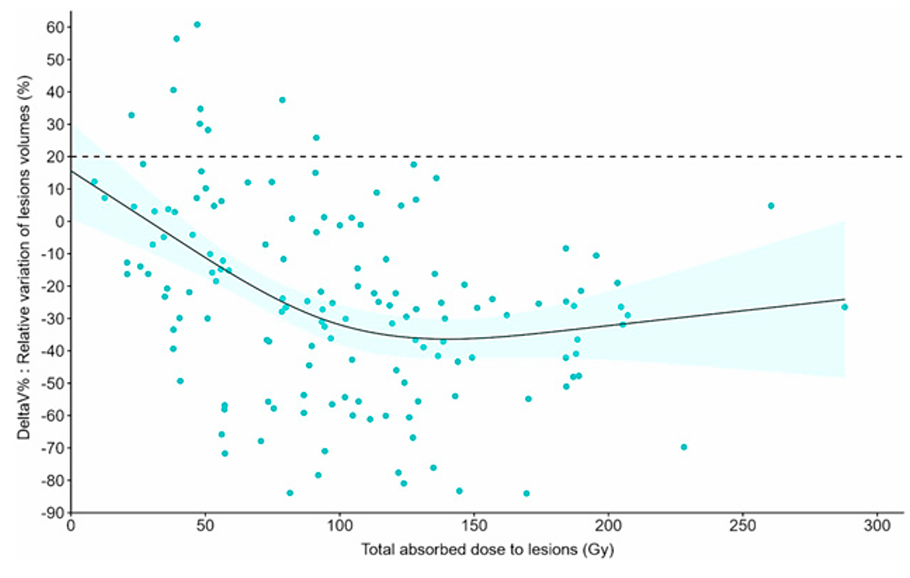
#> input picture figures/pub1_hebert24/dose_dtv_hebert_2024.png, 910 x 578 px, found by its file name
$ python dev_extract_points.py
#> lines starting #> are read from the running program, lines starting #| are printed output that depends on the picture; after the words box and inside, x2 and y2 are one past the last pixel; in counts of white or black regions, pixels touching at a corner belong together
### dev_utils_mc.py
import os
import numpy as np
from pyparsing import opAssoc
from scipy.stats import mannwhitneyu
from sklearn.linear_model import LinearRegression, LogisticRegression
from matplotlib import pyplot as plt
import sys
import pandas as pd
from sympy.stats import Logistic

# [31 lines left out: function get_logistic_prediction_scores, not called in this run]


class LogitRegression(LinearRegression):
    # super().fit_intercept = True
    # [4 lines left out: function fit, not called in this run]

    def predict(self, x):
        y = super().predict(x)
        return 1 / (np.exp(-y) + 1)


# [532 lines left out: functions estimate_lognorm_params, search_lognorm_params_to_logistic_fit_old, search_lognorm_params_to_logistic_fit, analytic_sample_size_estimate, monte_carlo_sample_size_calculate, roc_analysis and 5 more, not called in this run]


def load_dose_volume_points(img_path="", plot=False):
#> called with plot = True
    import cv2

    if not img_path:
        img_path = "../../PRRT_sample_size/figures/pub1_hebert24/dose_dtv_hebert_2024.png"
        print(os.path.exists(img_path))
        sys.exit()


    # Pixel -> dose, volume-change convertion functions
    px_to_xval = np.array([[0, 70], [50, 205], [100, 340], [150, 474], [200, 609]])         # total tumor absorbed dose, x-pixel value
    px_to_yval = np.array([[0, 221], [10, 189], [20, 156], [40, 92], [60, 27]])                 # delta tumor volume, y-pixel value

    # Needs this for some reason
    px_to_xval = np.array([[y, x] for (x, y) in px_to_xval])
    px_to_yval = np.array([[y, x] for (x, y) in px_to_yval])


    lr_x = LinearRegression(fit_intercept=True)
    lr_x.fit(*[x.reshape(-1, 1) for x in px_to_xval.T])
    # print(lr_x.coef_, lr_x.score(*[x.reshape(-1, 1) for x in px_to_xval.T]))

    lr_y = LinearRegression(fit_intercept=True)
    lr_y.fit(*[y.reshape(-1, 1) for y in px_to_yval.T])
    # print(lr_y.coef_, lr_y.score(*[y.reshape(-1, 1) for y in px_to_yval.T]))

    # Load and process image from publication
    img = cv2.imread(img_path)
#> img is the input picture: shape (578, 910, 3); mean B, G, R 249.8, 249.8, 246.1
    image_rgb = cv2.cvtColor(img, cv2.COLOR_BGR2RGB)
    gray_image = image_rgb[:, :, 0] # single channel (w best contrast)
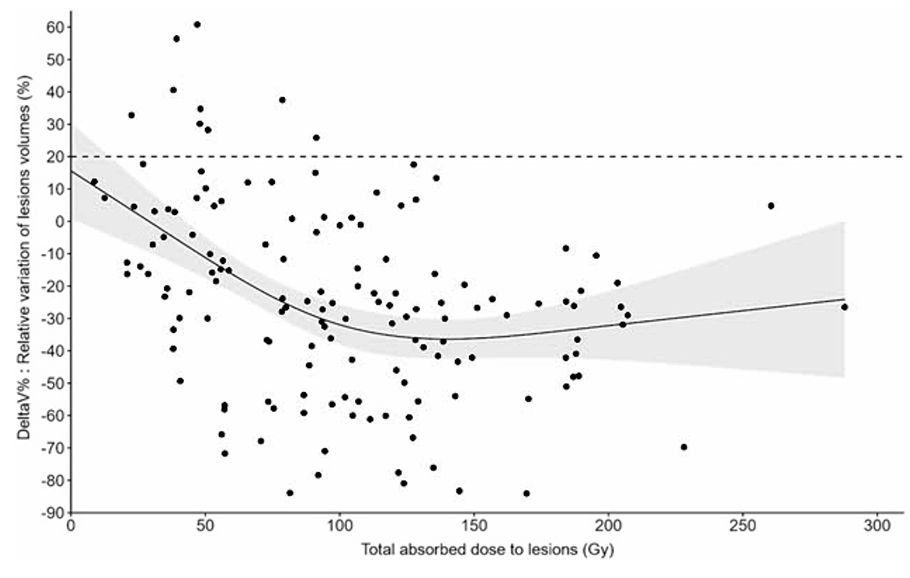
#> gray_image: shape (578, 910); min 0, max 255, mean 246.1
    mask = cv2.inRange(gray_image, 0, 1)
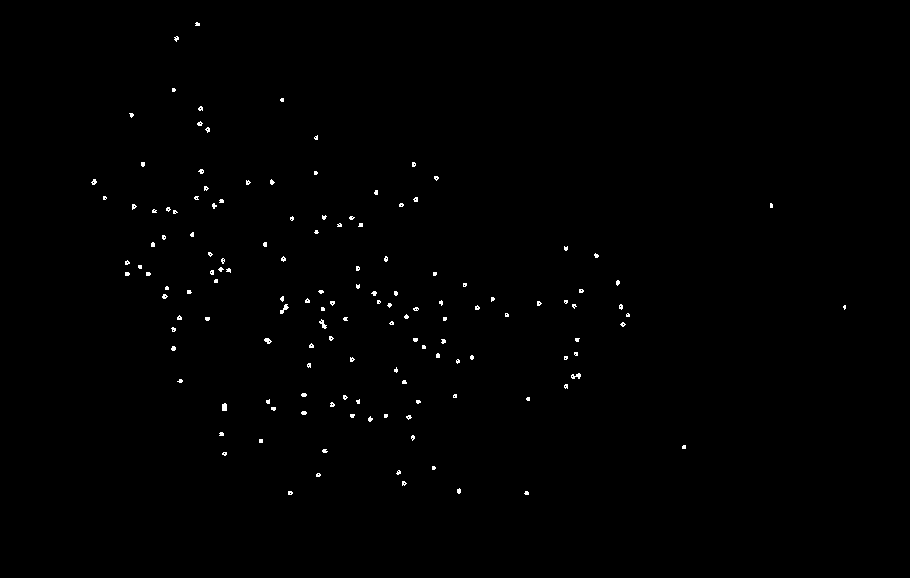
#> mask: shape (578, 910); 0.46% white in thin lines or dots, all inside (x1, y1, x2, y2) = (91, 22, 846, 495)
    contours, _ = cv2.findContours(mask, cv2.RETR_EXTERNAL, cv2.CHAIN_APPROX_SIMPLE)
#> contours = 141 contours, 136 with area under 20; largest, box (x1, y1, x2, y2) and area: (222, 403, 227, 411) 26, (280, 304, 289, 314) 25, (319, 319, 327, 329) 24, (571, 373, 581, 379) 24, (264, 338, 272, 344) 22

    # Extract the x, y coordinates of each detected point
    points = []
    for contour in contours:
        # Get the center of the contour
        M = cv2.moments(contour)
        if M["m00"] != 0:
            cx = int(M["m10"] / M["m00"])
            cy = int(M["m01"] / M["m00"])
            points.append((cx, cy))
#> this loop made 141 passes
#> (contour, cx, cy) on pass 11: ([[259, 439], [259, 442], [262, 442], [262, 439]], 260, 440)
#> (cx, cy) on passes 1 to 6: (526, 492), (289, 492), (458, 490), (403, 482), (317, 474), (398, 472)
#> after the loop, points = 141 pairs, first value 93 to 844, second value 23 to 492

    points = np.array(points)
    print("LOADED", points.shape, "points")
#| LOADED (141, 2) points

    points_x = lr_x.predict(points.T[0].reshape(-1, 1))
#> points_x = 141 values, max 287.2 at index 61, min 8.46 at index 126, mean 101.1
    points_y = lr_y.predict(points.T[1].reshape(-1, 1))
#> points_y = 141 values, max 61.26 at index 140, min -83.81 at index 0, mean -23.53

    print(f"\tdose-vals: \trange = {np.min(points_x):.1f} - {np.max(points_x):.1f} (mean = {np.mean(points_x):.1f})")
#| 	dose-vals: 	range = 8.5 - 287.2 (mean = 101.1)
    print(f"\tvolume-change: range = {np.min(points_y):.1f} - {np.max(points_y):.1f} (mean = {np.mean(points_y):.1f})")
#| 	volume-change: range = -83.8 - 61.3 (mean = -23.5)

    if plot:
        fig, ax = plt.subplots(nrows=2, sharex=True)
        ax[0].plot(points_x, points_y, "o", ms=2)
        ax[0].hlines([20], 0, 300, ls=":")
        ax[0].set_xlim(0, 300)
        ax[0].set_title(f"{len(points_x)} points found")
        ax[1].hist(points_x, bins=21)
        ax[1].set_xlabel("tTAD (Gy)")
        ax[0].set_ylabel("dTV")
        plt.show()
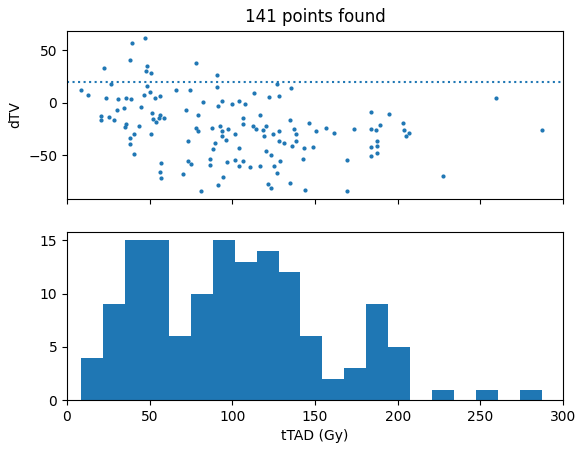
#> figure drawn by matplotlib, 2 panels

    return points_x, points_y


# [5 lines that do not run on import are left out]

### dev_extract_points.py
import cv2
import numpy as np
import sys
from matplotlib import pyplot as plt
from sklearn.linear_model import LinearRegression, LogisticRegression
from sklearn.metrics import r2_score
from dev_utils_mc import load_dose_volume_points


if __name__ == "__main__":
    # img_path = "tcp_g2_warfvinge_2024.png"
    # img_path = "tcp_hebert_2024.png"
    img_path = "../../PRRT_sample_size/figures/pub1_hebert24/dose_dtv_hebert_2024.png"

    # x, y = load_dose_volume_points(plot=True)
    x, y = load_dose_volume_points(img_path, plot=True)
#> x has the same summary as points_x in load_dose_volume_points; y has the same summary as points_y in load_dose_volume_points


    sys.exit()
#> (the program exits here)

$ run again, with figures/pub2_warfvinge24/tcp_g2_warfvinge_2024.png copied over figures/pub1_hebert24/dose_dtv_hebert_2024.png
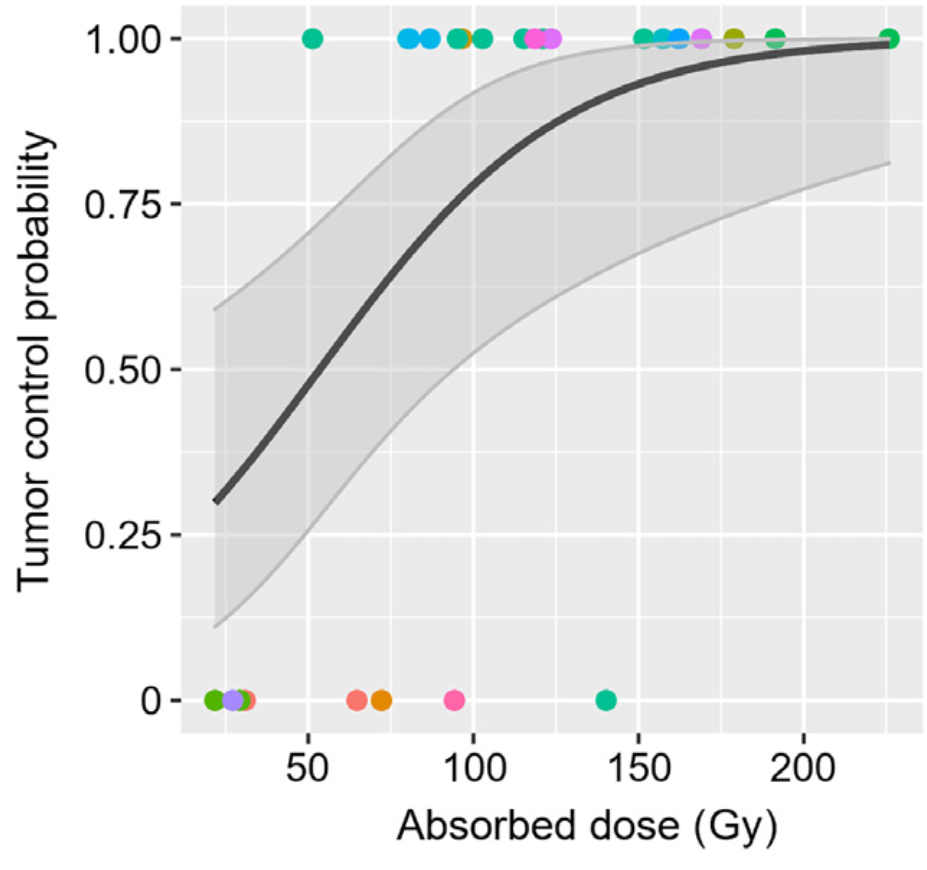
#> input picture figures/pub2_warfvinge24/tcp_g2_warfvinge_2024.png, 927 x 870 px, found by its file name
#> in load_dose_volume_points, img is the input picture: shape (870, 927, 3); mean B, G, R 232.6, 232.7, 232.2
#> in load_dose_volume_points, `mask = cv2.inRange(gray_image, 0, 1)`:
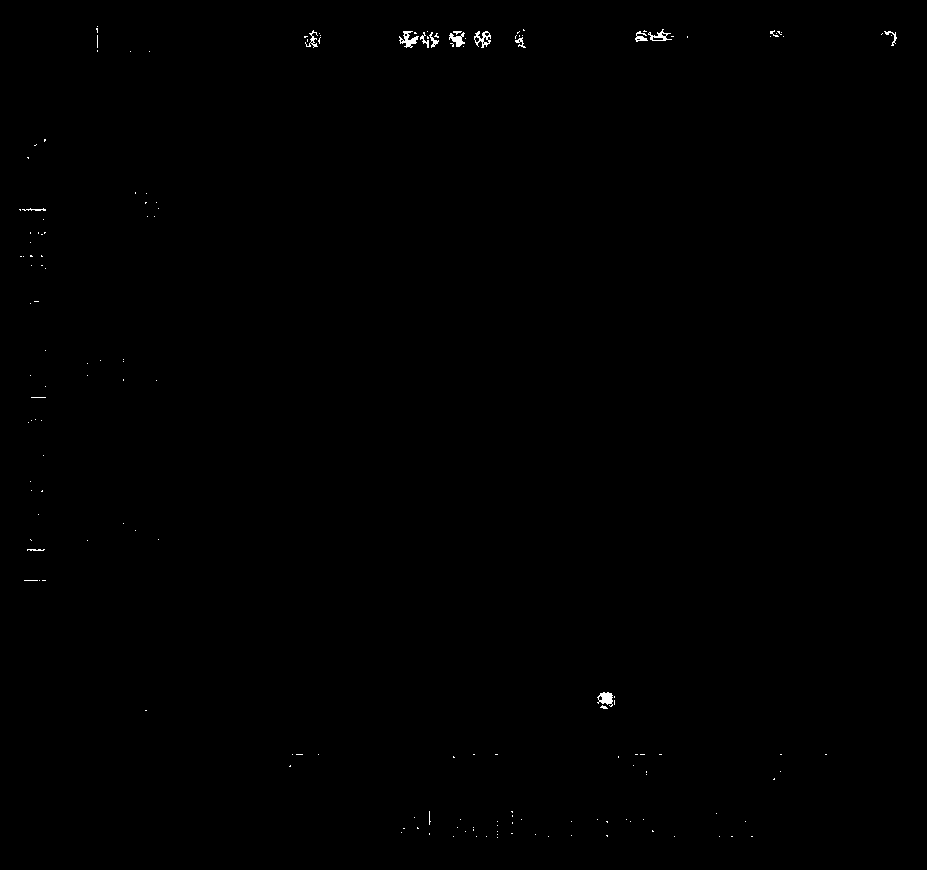
#> mask: shape (870, 927); 0.19% white in thin lines or dots, all inside (x1, y1, x2, y2) = (19, 26, 897, 838)
#> contours = 165 contours, 154 with area under 20; largest, box (x1, y1, x2, y2) and area: (474, 31, 491, 48) 133, (597, 692, 613, 707) 128, (399, 31, 419, 48) 118, (648, 29, 672, 41) 102, (449, 32, 465, 47) 91
#> the loop in load_dose_volume_points, `for contour in contours:` made 165 passes
#> (contour, cx, cy) on passes 10, 19, 24, 29, 40, 42, 47, 49: ([[606, 835], [607, 836], [607, 835]], 606, 835), ([[652, 830], [652, 831], [653, 831]], 652, 830), ([[417, 827], [417, 828], [418, 828]], 417, 827), ([[606, 821], [607, 822], [607, 821]], 606, 821), ([[511, 811], [512, 812], [512, 811]], 511, 811), ([[774, 778], [773, 779], [774, 779]], 773, 778), ([[290, 765], [289, 766], [290, 766]], 289, 765), ([[453, 756], [453, 757], [454, 757]], 453, 756)
#> after the loop in load_dose_volume_points, `for contour in contours:`: points = 44 pairs, first value 19 to 891, second value 28 to 835
#| LOADED (44, 2) points
#> points_x = 44 values, max 304.7 at index 31, min -19 at index 16, mean 123.8
#> points_y = 44 values, max 59.72 at index 43, min -189.9 at index 0, mean -17.17
#| 	dose-vals: 	range = -19.0 - 304.7 (mean = 123.8)
#| 	volume-change: range = -189.9 - 59.7 (mean = -17.2)
#> in load_dose_volume_points, `plt.show()`:
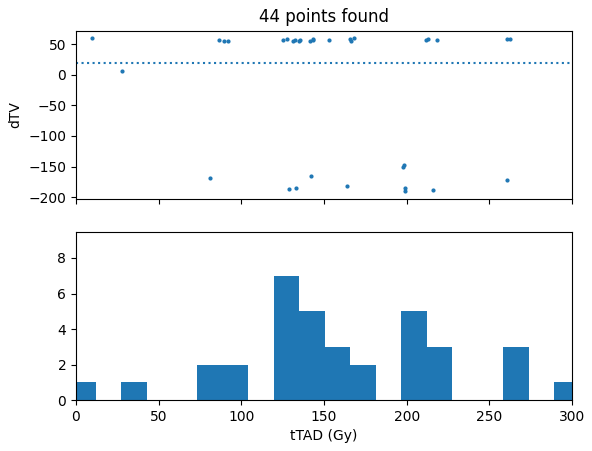
#> figure drawn by matplotlib, 2 panels; panel 2: tallest bar 9 high, from x = -19 to -3.59
#> x has the same summary as points_x in load_dose_volume_points; y has the same summary as points_y in load_dose_volume_points

$ run again, with figures/pub1_hebert24/hebert_logfit_true.png copied over figures/pub1_hebert24/dose_dtv_hebert_2024.png
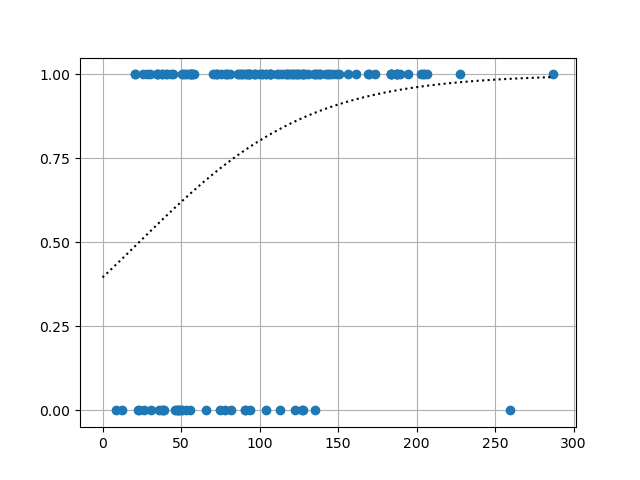
#> input picture figures/pub1_hebert24/hebert_logfit_true.png, 640 x 480 px, found by its file name
#> in load_dose_volume_points, img is the input picture: shape (480, 640, 3); mean B, G, R 249.9, 249.1, 247.9
#> in load_dose_volume_points, `mask = cv2.inRange(gray_image, 0, 1)`:
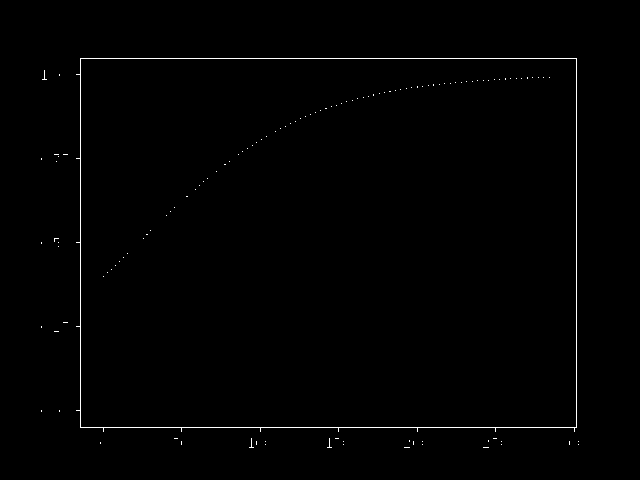
#> mask: shape (480, 640); 0.65% white in thin lines or dots, all inside (x1, y1, x2, y2) = (41, 58, 579, 448)
#> contours = 41 contours, 40 with area under 20; largest, box (x1, y1, x2, y2) and area: (76, 58, 577, 432) 183036
#> the loop in load_dose_volume_points, `for contour in contours:` made 41 passes
#> (cx, cy) on passes 22, 23, 33, 40, 41: (329, 446), (251, 446), (54, 238), (44, 78), (327, 242)
#> after the loop in load_dose_volume_points, `for contour in contours:`: points = [(329, 446), (251, 446), (54, 238), (44, 78), (327, 242)]
#> in load_dose_volume_points, `points = np.array(points)`: points = [[329, 446], [251, 446], [54, 238], [44, 78], [327, 242]]
#| LOADED (5, 2) points
#> points_x = [96.07, 67.11, -6.01, -9.73, 95.32]
#> points_y = [-69.58, -69.58, -5.24, 44.25, -6.48]
#| 	dose-vals: 	range = -9.7 - 96.1 (mean = 48.6)
#| 	volume-change: range = -69.6 - 44.3 (mean = -21.3)
#> in load_dose_volume_points, `plt.show()`:
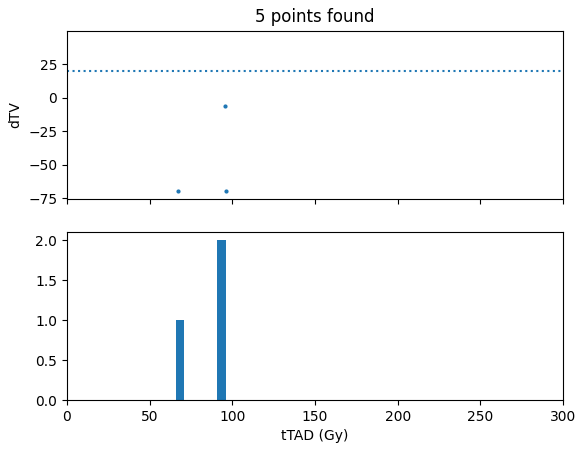
#> figure drawn by matplotlib, 2 panels
#> x = [96.07, 67.11, -6.01, -9.73, 95.32]; y = [-69.58, -69.58, -5.24, 44.25, -6.48]
